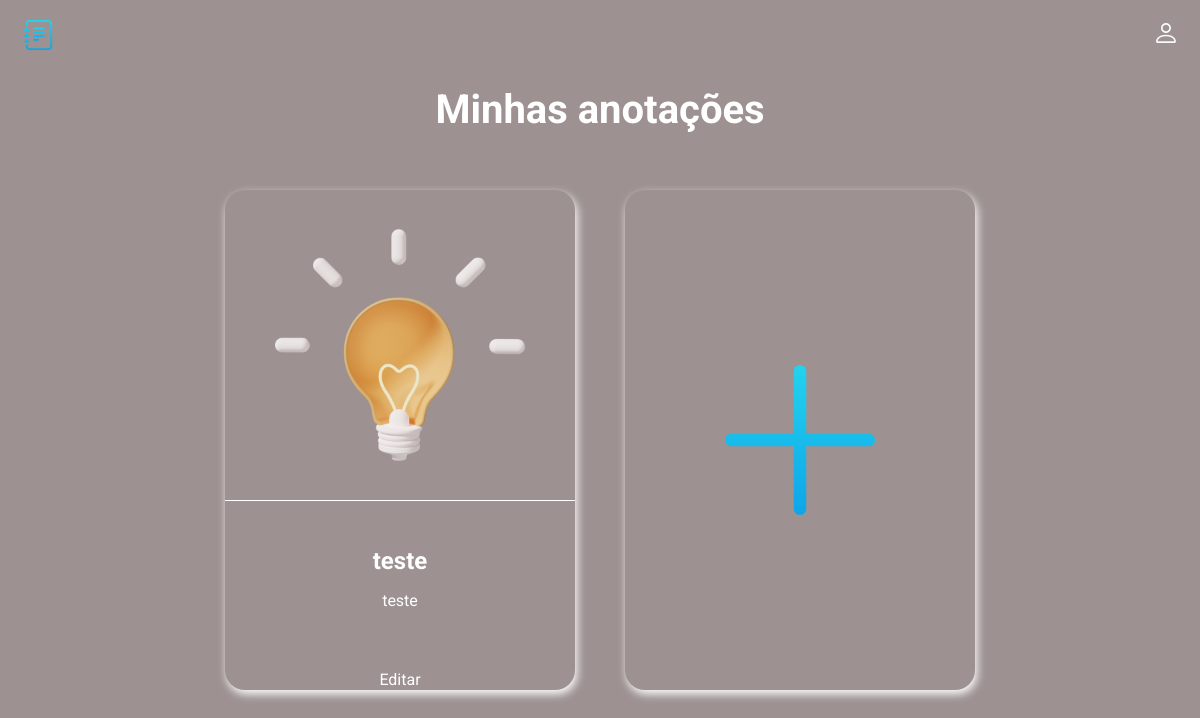
Before: /index (signed in) with the older database file.
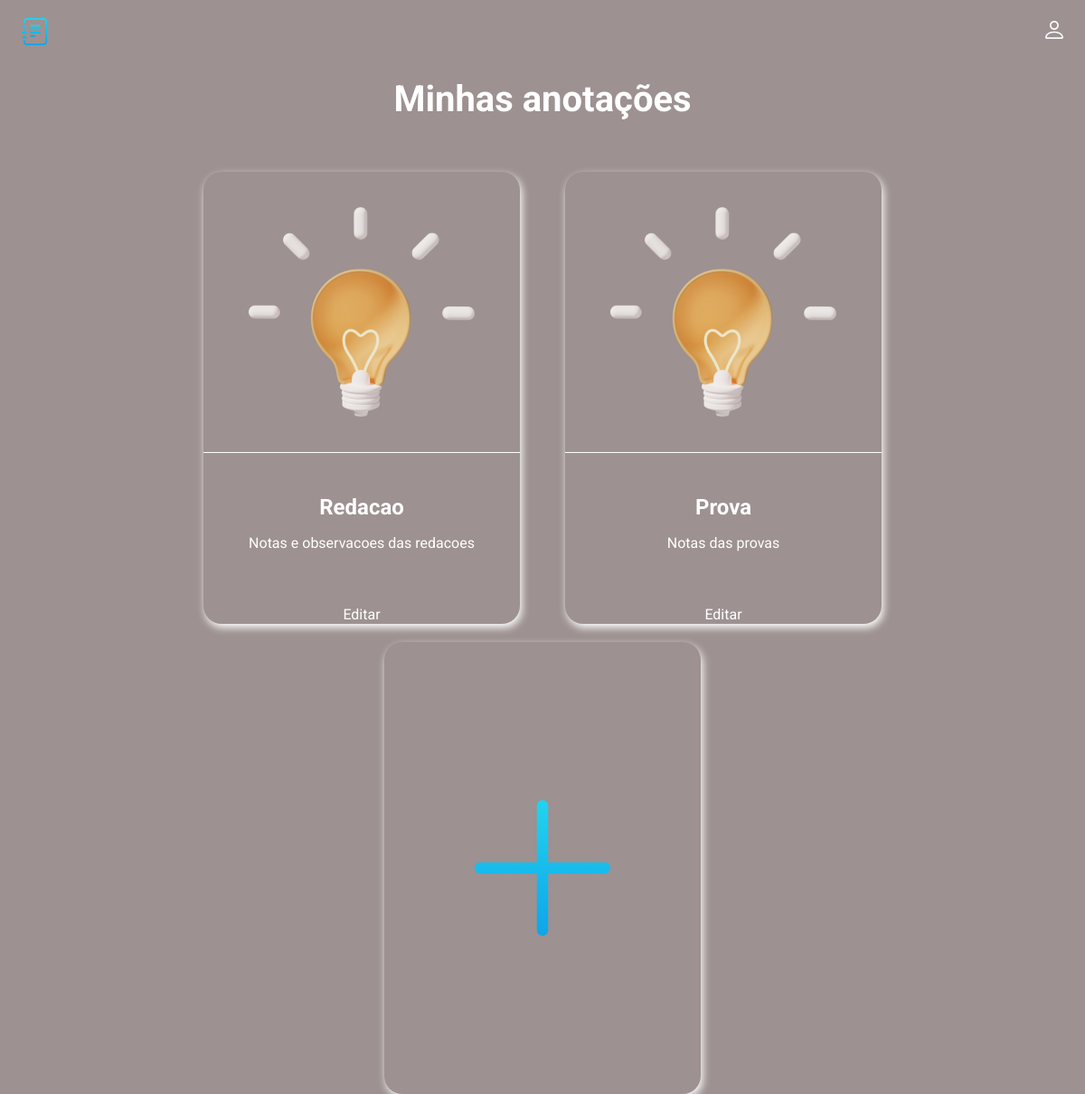
After: the same page with the newer database file.
### diary-bra-main-main/main.py (models this page shows, shortened)
class Card(db.Model):
    id = db.Column(db.Integer, primary_key=True)
    title = db.Column(db.String(100), nullable=False)
    subtitle = db.Column(db.String(300), nullable=False)
    text = db.Column(db.Text, nullable=False)
    user_email = db.Column(db.String(100), nullable=False)

### diary-bra-main-main/main.py (the view)
@app.route('/index')
def index():
    if 'user_email' not in session:
        return redirect('/')
    email = session.get('user_email')
    cards = Card.query.filter_by(user_email=email).all()
    return render_template('index.html', cards=cards)

### diary-bra-main-main/templates/index.html (shortened to what this page needs)
<!doctype html>
<html lang="pt-BR">
<head>
  <link rel="stylesheet" href="../static/css/style.css">
</head>
<body>
  <header class="header">
    <img src="../static/img/logo.svg" alt="logo" width="30" height="30">
    <ul class="main-list">
        <li class="list__item">
            <img src="../static/img/login.svg" alt="login" width="20" height="20">
        </li>
    </ul>
  </header>
  <main>
    {% block content %}
    <h1 class="main__title">Minhas anotações</h1>
    <ul class="cards-list">
      {% for el in cards %}
      <li class="card">
        <a class="card__link" href="/card/{{el.id}}">
          <img class="card__img" src="../static/img/post_icon.png" width="250" height="250" alt="ícone do post">
          <div class="card__text">
            <h2 class="card__title">{{el.title}}</h2>
            <p class="card__subtitle">{{el.subtitle}}</p>
          </div>
        </a>
        <div class="card__actions">
          <a href="/edit/{{ el.id }}">Editar</a>
        </div>
      </li>
      {% endfor %}
      <li class="card card--creat">
          <a class="creat__link" href="{{url_for('create')}}"></a>
      </li>
    </ul>
    {% endblock %}
  </main>
</body>
</html>

### diary-bra-main-main/static/css/style.css (style rules this page uses)
body { margin: 0; padding: 0; font-family: 'Roboto', sans-serif; font-size: 16px; line-height: 20px; background-color:rgb(157, 145, 145); color: #ffffff; }
h1, h2, p { margin: 0; }
img { object-fit: contain; }
a { text-decoration: none; color: inherit; transition: 0.2s; }
ul { list-style: none; margin: 0; padding: 0; }
.header { display: flex; justify-content: space-between; align-items: center; padding: 20px 2%; margin-bottom: 30px; }
.main-list { display: flex; align-items: center; gap: 20px; }
.main__title { font-size: 40px; text-align: center; margin-bottom: 70px; }
.cards-list { display: flex; padding: 0 5%; flex-wrap: wrap; flex-direction: row; gap: 20px; column-gap: 50px; justify-content: center; }
.card { width: 350px; height: 500px; background: rgb(157, 145, 145); border-radius: 20px; box-shadow: 2px 4px 10px rgb(255, 255, 255); display: flex; flex-direction: column; align-items: center; }
.card__link { display: flex; flex-direction: column; align-items: center; width: inherit; height: inherit; }
.card__text { border-top: 1px solid rgb(255, 255, 255); width: inherit; display: flex; padding: 50px 0 20px; flex-direction: column; gap: 20px; align-items: center; }
.card__title { padding: 0 20px; text-align: center; }
.card__subtitle { padding: 0 20px; text-align: center; }
.card__img { padding: 30px; }
.creat__link { display: block; height: inherit; width: inherit; background: url(../img/plus.svg) no-repeat; background-size: 200px 200px; background-position: center; }
.card__actions { margin-top: 12px; }

Changed rows visible on the page:
changed Card: title "teste" → "Redacao"; subtitle "teste" → "Notas e observacoes das redacoes"
added Card: title "Prova", subtitle "Notas das provas"
